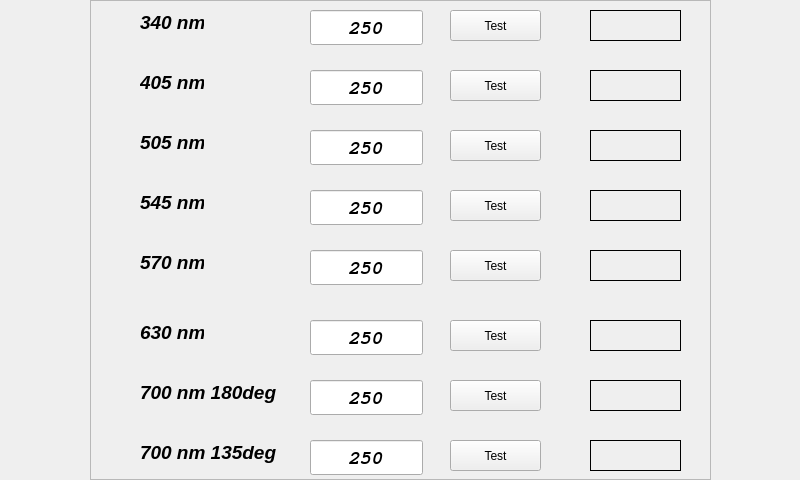
<?xml version="1.0" encoding="UTF-8"?>
<ui version="4.0">
 <class>MainWindow</class>
 <widget class="QMainWindow" name="MainWindow">
  <property name="geometry">
   <rect>
    <x>0</x>
    <y>0</y>
    <width>800</width>
    <height>480</height>
   </rect>
  </property>
  <property name="windowTitle">
   <string>MainWindow</string>
  </property>
  <widget class="QWidget" name="centralWidget">
   <widget class="QFrame" name="frame">
    <property name="geometry">
     <rect>
      <x>90</x>
      <y>0</y>
      <width>621</width>
      <height>480</height>
     </rect>
    </property>
    <property name="frameShape">
     <enum>QFrame::StyledPanel</enum>
    </property>
    <property name="frameShadow">
     <enum>QFrame::Raised</enum>
    </property>
    <widget class="QPushButton" name="pushButton_2">
     <property name="geometry">
      <rect>
       <x>360</x>
       <y>70</y>
       <width>91</width>
       <height>31</height>
      </rect>
     </property>
     <property name="text">
      <string>Test</string>
     </property>
    </widget>
    <widget class="QPushButton" name="pushButton_8">
     <property name="geometry">
      <rect>
       <x>360</x>
       <y>440</y>
       <width>91</width>
       <height>31</height>
      </rect>
     </property>
     <property name="text">
      <string>Test</string>
     </property>
    </widget>
    <widget class="QLabel" name="label_15">
     <property name="geometry">
      <rect>
       <x>500</x>
       <y>380</y>
       <width>91</width>
       <height>31</height>
      </rect>
     </property>
     <property name="font">
      <font>
       <family>Liberation Serif</family>
       <pointsize>16</pointsize>
       <weight>75</weight>
       <italic>true</italic>
       <bold>true</bold>
      </font>
     </property>
     <property name="styleSheet">
      <string notr="true">border:1px solid black;</string>
     </property>
     <property name="text">
      <string/>
     </property>
     <property name="alignment">
      <set>Qt::AlignCenter</set>
     </property>
    </widget>
    <widget class="QPushButton" name="pushButton_7">
     <property name="geometry">
      <rect>
       <x>360</x>
       <y>380</y>
       <width>91</width>
       <height>31</height>
      </rect>
     </property>
     <property name="text">
      <string>Test</string>
     </property>
    </widget>
    <widget class="QLabel" name="label">
     <property name="geometry">
      <rect>
       <x>50</x>
       <y>10</y>
       <width>64</width>
       <height>25</height>
      </rect>
     </property>
     <property name="font">
      <font>
       <family>Liberation Sans</family>
       <pointsize>14</pointsize>
       <weight>75</weight>
       <italic>true</italic>
       <bold>true</bold>
      </font>
     </property>
     <property name="text">
      <string>340 nm</string>
     </property>
    </widget>
    <widget class="QLineEdit" name="lineEdit_4">
     <property name="geometry">
      <rect>
       <x>220</x>
       <y>190</y>
       <width>113</width>
       <height>35</height>
      </rect>
     </property>
     <property name="font">
      <font>
       <family>FreeMono</family>
       <pointsize>14</pointsize>
       <weight>75</weight>
       <italic>true</italic>
       <bold>true</bold>
      </font>
     </property>
     <property name="text">
      <string>250</string>
     </property>
     <property name="alignment">
      <set>Qt::AlignCenter</set>
     </property>
    </widget>
    <widget class="QLabel" name="label_13">
     <property name="geometry">
      <rect>
       <x>500</x>
       <y>250</y>
       <width>91</width>
       <height>31</height>
      </rect>
     </property>
     <property name="font">
      <font>
       <family>Liberation Serif</family>
       <pointsize>16</pointsize>
       <weight>75</weight>
       <italic>true</italic>
       <bold>true</bold>
      </font>
     </property>
     <property name="styleSheet">
      <string notr="true">border:1px solid black;</string>
     </property>
     <property name="text">
      <string/>
     </property>
     <property name="alignment">
      <set>Qt::AlignCenter</set>
     </property>
    </widget>
    <widget class="QPushButton" name="pushButton_6">
     <property name="geometry">
      <rect>
       <x>360</x>
       <y>320</y>
       <width>91</width>
       <height>31</height>
      </rect>
     </property>
     <property name="text">
      <string>Test</string>
     </property>
    </widget>
    <widget class="QLabel" name="label_3">
     <property name="geometry">
      <rect>
       <x>50</x>
       <y>130</y>
       <width>64</width>
       <height>25</height>
      </rect>
     </property>
     <property name="font">
      <font>
       <family>Liberation Sans</family>
       <pointsize>14</pointsize>
       <weight>75</weight>
       <italic>true</italic>
       <bold>true</bold>
      </font>
     </property>
     <property name="text">
      <string>505 nm</string>
     </property>
    </widget>
    <widget class="QLabel" name="label_14">
     <property name="geometry">
      <rect>
       <x>500</x>
       <y>320</y>
       <width>91</width>
       <height>31</height>
      </rect>
     </property>
     <property name="font">
      <font>
       <family>Liberation Serif</family>
       <pointsize>16</pointsize>
       <weight>75</weight>
       <italic>true</italic>
       <bold>true</bold>
      </font>
     </property>
     <property name="styleSheet">
      <string notr="true">border:1px solid black;</string>
     </property>
     <property name="text">
      <string/>
     </property>
     <property name="alignment">
      <set>Qt::AlignCenter</set>
     </property>
    </widget>
    <widget class="QLineEdit" name="lineEdit_5">
     <property name="geometry">
      <rect>
       <x>220</x>
       <y>250</y>
       <width>113</width>
       <height>35</height>
      </rect>
     </property>
     <property name="font">
      <font>
       <family>FreeMono</family>
       <pointsize>14</pointsize>
       <weight>75</weight>
       <italic>true</italic>
       <bold>true</bold>
      </font>
     </property>
     <property name="text">
      <string>250</string>
     </property>
     <property name="alignment">
      <set>Qt::AlignCenter</set>
     </property>
    </widget>
    <widget class="QLineEdit" name="lineEdit_3">
     <property name="geometry">
      <rect>
       <x>220</x>
       <y>130</y>
       <width>113</width>
       <height>35</height>
      </rect>
     </property>
     <property name="font">
      <font>
       <family>FreeMono</family>
       <pointsize>14</pointsize>
       <weight>75</weight>
       <italic>true</italic>
       <bold>true</bold>
      </font>
     </property>
     <property name="text">
      <string>250</string>
     </property>
     <property name="alignment">
      <set>Qt::AlignCenter</set>
     </property>
    </widget>
    <widget class="QLabel" name="label_2">
     <property name="geometry">
      <rect>
       <x>50</x>
       <y>70</y>
       <width>64</width>
       <height>25</height>
      </rect>
     </property>
     <property name="font">
      <font>
       <family>Liberation Sans</family>
       <pointsize>14</pointsize>
       <weight>75</weight>
       <italic>true</italic>
       <bold>true</bold>
      </font>
     </property>
     <property name="text">
      <string>405 nm</string>
     </property>
    </widget>
    <widget class="QLineEdit" name="lineEdit_8">
     <property name="geometry">
      <rect>
       <x>220</x>
       <y>440</y>
       <width>113</width>
       <height>35</height>
      </rect>
     </property>
     <property name="font">
      <font>
       <family>FreeMono</family>
       <pointsize>14</pointsize>
       <weight>75</weight>
       <italic>true</italic>
       <bold>true</bold>
      </font>
     </property>
     <property name="text">
      <string>250</string>
     </property>
     <property name="alignment">
      <set>Qt::AlignCenter</set>
     </property>
    </widget>
    <widget class="QPushButton" name="pushButton_4">
     <property name="geometry">
      <rect>
       <x>360</x>
       <y>190</y>
       <width>91</width>
       <height>31</height>
      </rect>
     </property>
     <property name="text">
      <string>Test</string>
     </property>
    </widget>
    <widget class="QPushButton" name="pushButton_3">
     <property name="geometry">
      <rect>
       <x>360</x>
       <y>130</y>
       <width>91</width>
       <height>31</height>
      </rect>
     </property>
     <property name="text">
      <string>Test</string>
     </property>
    </widget>
    <widget class="QPushButton" name="pushButton_5">
     <property name="geometry">
      <rect>
       <x>360</x>
       <y>250</y>
       <width>91</width>
       <height>31</height>
      </rect>
     </property>
     <property name="text">
      <string>Test</string>
     </property>
    </widget>
    <widget class="QLineEdit" name="lineEdit_7">
     <property name="geometry">
      <rect>
       <x>220</x>
       <y>380</y>
       <width>113</width>
       <height>35</height>
      </rect>
     </property>
     <property name="font">
      <font>
       <family>FreeMono</family>
       <pointsize>14</pointsize>
       <weight>75</weight>
       <italic>true</italic>
       <bold>true</bold>
      </font>
     </property>
     <property name="text">
      <string>250</string>
     </property>
     <property name="alignment">
      <set>Qt::AlignCenter</set>
     </property>
    </widget>
    <widget class="QLabel" name="label_7">
     <property name="geometry">
      <rect>
       <x>50</x>
       <y>380</y>
       <width>141</width>
       <height>25</height>
      </rect>
     </property>
     <property name="font">
      <font>
       <family>Liberation Sans</family>
       <pointsize>14</pointsize>
       <weight>75</weight>
       <italic>true</italic>
       <bold>true</bold>
      </font>
     </property>
     <property name="text">
      <string>700 nm 180deg</string>
     </property>
    </widget>
    <widget class="QLineEdit" name="lineEdit_2">
     <property name="geometry">
      <rect>
       <x>220</x>
       <y>70</y>
       <width>113</width>
       <height>35</height>
      </rect>
     </property>
     <property name="font">
      <font>
       <family>FreeMono</family>
       <pointsize>14</pointsize>
       <weight>75</weight>
       <italic>true</italic>
       <bold>true</bold>
      </font>
     </property>
     <property name="text">
      <string>250</string>
     </property>
     <property name="alignment">
      <set>Qt::AlignCenter</set>
     </property>
    </widget>
    <widget class="QLabel" name="label_6">
     <property name="geometry">
      <rect>
       <x>50</x>
       <y>320</y>
       <width>64</width>
       <height>25</height>
      </rect>
     </property>
     <property name="font">
      <font>
       <family>Liberation Sans</family>
       <pointsize>14</pointsize>
       <weight>75</weight>
       <italic>true</italic>
       <bold>true</bold>
      </font>
     </property>
     <property name="text">
      <string>630 nm</string>
     </property>
    </widget>
    <widget class="QLabel" name="label_10">
     <property name="geometry">
      <rect>
       <x>500</x>
       <y>70</y>
       <width>91</width>
       <height>31</height>
      </rect>
     </property>
     <property name="font">
      <font>
       <family>Liberation Serif</family>
       <pointsize>16</pointsize>
       <weight>75</weight>
       <italic>true</italic>
       <bold>true</bold>
      </font>
     </property>
     <property name="styleSheet">
      <string notr="true">border:1px solid black;</string>
     </property>
     <property name="text">
      <string/>
     </property>
     <property name="alignment">
      <set>Qt::AlignCenter</set>
     </property>
    </widget>
    <widget class="QPushButton" name="pushButton">
     <property name="geometry">
      <rect>
       <x>360</x>
       <y>10</y>
       <width>91</width>
       <height>31</height>
      </rect>
     </property>
     <property name="text">
      <string>Test</string>
     </property>
    </widget>
    <widget class="QLabel" name="label_9">
     <property name="geometry">
      <rect>
       <x>500</x>
       <y>10</y>
       <width>91</width>
       <height>31</height>
      </rect>
     </property>
     <property name="font">
      <font>
       <family>Liberation Serif</family>
       <pointsize>16</pointsize>
       <weight>75</weight>
       <italic>true</italic>
       <bold>true</bold>
      </font>
     </property>
     <property name="styleSheet">
      <string notr="true">border:1px solid black;</string>
     </property>
     <property name="text">
      <string/>
     </property>
     <property name="alignment">
      <set>Qt::AlignCenter</set>
     </property>
    </widget>
    <widget class="QLabel" name="label_16">
     <property name="geometry">
      <rect>
       <x>500</x>
       <y>440</y>
       <width>91</width>
       <height>31</height>
      </rect>
     </property>
     <property name="font">
      <font>
       <family>Liberation Serif</family>
       <pointsize>16</pointsize>
       <weight>75</weight>
       <italic>true</italic>
       <bold>true</bold>
      </font>
     </property>
     <property name="styleSheet">
      <string notr="true">border:1px solid black;</string>
     </property>
     <property name="text">
      <string/>
     </property>
     <property name="alignment">
      <set>Qt::AlignCenter</set>
     </property>
    </widget>
    <widget class="QLabel" name="label_8">
     <property name="geometry">
      <rect>
       <x>50</x>
       <y>440</y>
       <width>151</width>
       <height>25</height>
      </rect>
     </property>
     <property name="font">
      <font>
       <family>Liberation Sans</family>
       <pointsize>14</pointsize>
       <weight>75</weight>
       <italic>true</italic>
       <bold>true</bold>
      </font>
     </property>
     <property name="text">
      <string>700 nm 135deg</string>
     </property>
    </widget>
    <widget class="QLineEdit" name="lineEdit_6">
     <property name="geometry">
      <rect>
       <x>220</x>
       <y>320</y>
       <width>113</width>
       <height>35</height>
      </rect>
     </property>
     <property name="font">
      <font>
       <family>FreeMono</family>
       <pointsize>14</pointsize>
       <weight>75</weight>
       <italic>true</italic>
       <bold>true</bold>
      </font>
     </property>
     <property name="text">
      <string>250</string>
     </property>
     <property name="alignment">
      <set>Qt::AlignCenter</set>
     </property>
    </widget>
    <widget class="QLabel" name="label_5">
     <property name="geometry">
      <rect>
       <x>50</x>
       <y>250</y>
       <width>64</width>
       <height>25</height>
      </rect>
     </property>
     <property name="font">
      <font>
       <family>Liberation Sans</family>
       <pointsize>14</pointsize>
       <weight>75</weight>
       <italic>true</italic>
       <bold>true</bold>
      </font>
     </property>
     <property name="text">
      <string>570 nm</string>
     </property>
    </widget>
    <widget class="QLabel" name="label_4">
     <property name="geometry">
      <rect>
       <x>50</x>
       <y>190</y>
       <width>64</width>
       <height>25</height>
      </rect>
     </property>
     <property name="font">
      <font>
       <family>Liberation Sans</family>
       <pointsize>14</pointsize>
       <weight>75</weight>
       <italic>true</italic>
       <bold>true</bold>
      </font>
     </property>
     <property name="text">
      <string>545 nm</string>
     </property>
    </widget>
    <widget class="QLabel" name="label_11">
     <property name="geometry">
      <rect>
       <x>500</x>
       <y>130</y>
       <width>91</width>
       <height>31</height>
      </rect>
     </property>
     <property name="font">
      <font>
       <family>Liberation Serif</family>
       <pointsize>16</pointsize>
       <weight>75</weight>
       <italic>true</italic>
       <bold>true</bold>
      </font>
     </property>
     <property name="styleSheet">
      <string notr="true">border:1px solid black;</string>
     </property>
     <property name="text">
      <string/>
     </property>
     <property name="alignment">
      <set>Qt::AlignCenter</set>
     </property>
    </widget>
    <widget class="QLabel" name="label_12">
     <property name="geometry">
      <rect>
       <x>500</x>
       <y>190</y>
       <width>91</width>
       <height>31</height>
      </rect>
     </property>
     <property name="font">
      <font>
       <family>Liberation Serif</family>
       <pointsize>16</pointsize>
       <weight>75</weight>
       <italic>true</italic>
       <bold>true</bold>
      </font>
     </property>
     <property name="styleSheet">
      <string notr="true">border:1px solid black;</string>
     </property>
     <property name="text">
      <string/>
     </property>
     <property name="alignment">
      <set>Qt::AlignCenter</set>
     </property>
    </widget>
    <widget class="QLineEdit" name="lineEdit">
     <property name="geometry">
      <rect>
       <x>220</x>
       <y>10</y>
       <width>113</width>
       <height>35</height>
      </rect>
     </property>
     <property name="font">
      <font>
       <family>FreeMono</family>
       <pointsize>14</pointsize>
       <weight>75</weight>
       <italic>true</italic>
       <bold>true</bold>
      </font>
     </property>
     <property name="text">
      <string>250</string>
     </property>
     <property name="alignment">
      <set>Qt::AlignCenter</set>
     </property>
    </widget>
   </widget>
  </widget>
 </widget>
 <layoutdefault spacing="6" margin="11"/>
 <resources/>
 <connections/>
</ui>
